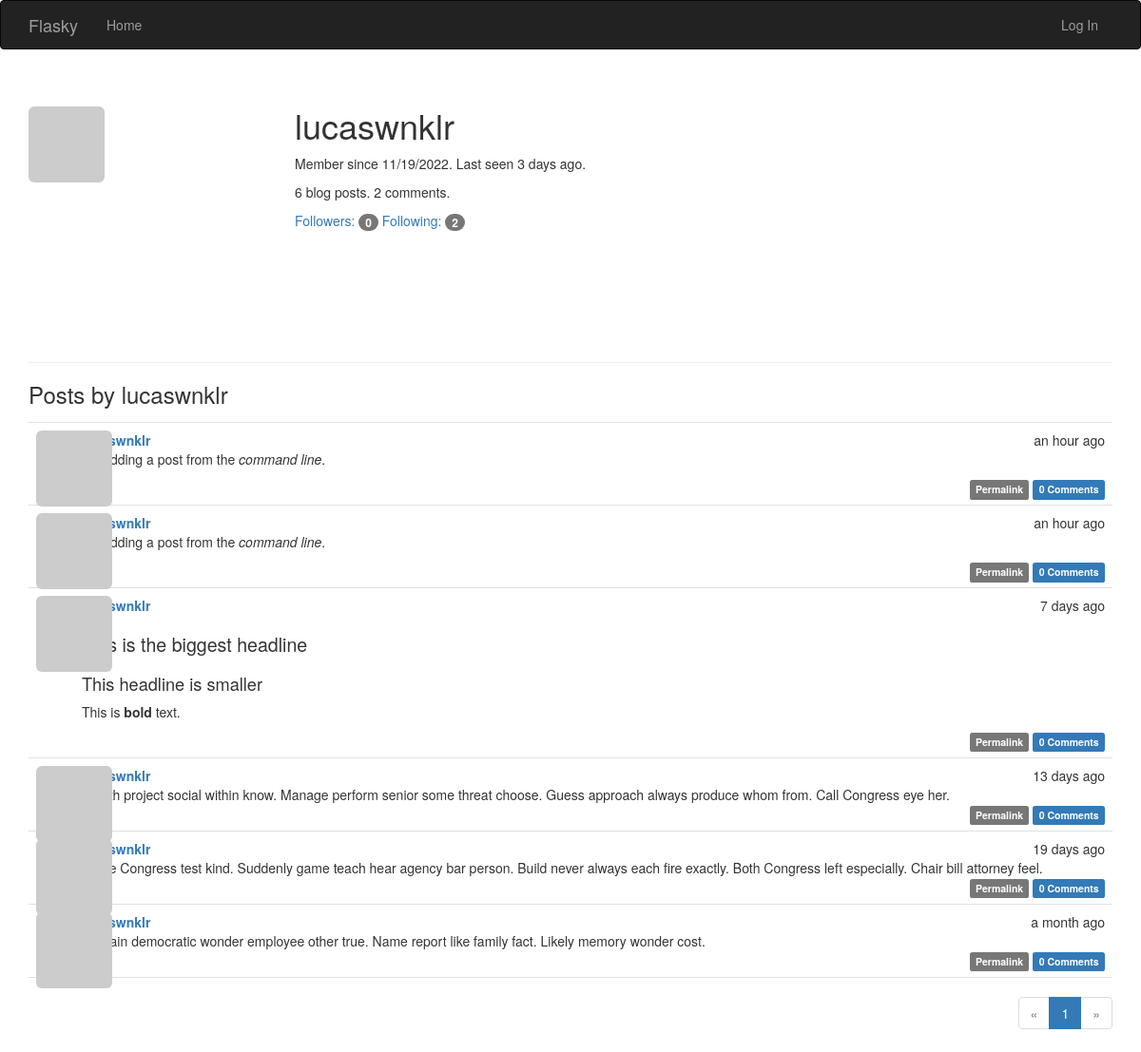
Page /user/lucaswnklr on the committed database.
### app/models.py (models this page shows, shortened)
class User(UserMixin, db.Model):
    __tablename__ = 'users'
    id = db.Column(db.Integer, primary_key=True)
    email = db.Column(db.String(64), unique=True, index=True)
    username = db.Column(db.String(64), unique=True, index=True)
    role_id = db.Column(db.Integer, db.ForeignKey('roles.id'))
    password_hash = db.Column(db.String(128))
    confirmed = db.Column(db.Boolean, default=False)
    name = db.Column(db.String(64))
    location = db.Column(db.String(64))
    about_me = db.Column(db.Text())
    member_since = db.Column(db.DateTime(), default=datetime.utcnow)
    last_seen = db.Column(db.DateTime(), default=datetime.utcnow)
    avatar_hash = db.Column(db.String(32))
    posts = db.relationship('Post', backref='author', lazy='dynamic')
    followed = db.relationship('Follow', foreign_keys=[Follow.follower_id],
                               backref=db.backref('follower', lazy='joined'),
                               lazy='dynamic',
                               cascade='all, delete-orphan')
    followers = db.relationship('Follow', foreign_keys=[Follow.followed_id],
                                backref=db.backref('followed', lazy='joined'),
                                lazy='dynamic',
                                cascade='all, delete-orphan')
    comments = db.relationship('Comment', backref='author', lazy='dynamic')
    @property
    def password(self):
        raise AttributeError('password is not a readable attribute')
    def gravatar_hash(self):
        return hashlib.md5(self.email.lower().encode('utf-8')).hexdigest()
    def gravatar(self, size=100, default='identicon', rating='g'):
        url = 'https://secure.gravatar.com/avatar'
        hash = self.avatar_hash or self.gravatar_hash()
        return '{url}/{hash}?s={size}&d={default}&r={rating}'.format(
            url=url, hash=hash, size=size, default=default, rating=rating)

class Post(db.Model):
    __tablename__ = 'posts'
    id = db.Column(db.Integer, primary_key=True)
    body = db.Column(db.Text)
    body_html = db.Column(db.Text)
    timestamp = db.Column(db.DateTime, index=True, default=datetime.utcnow)
    author_id = db.Column(db.Integer, db.ForeignKey('users.id'))
    comments = db.relationship('Comment', backref='post', lazy='dynamic')

### app/main/views.py (the view)
@main.route('/user/<username>')
def user(username):
    user = User.query.filter_by(username=username).first_or_404()
    page = request.args.get('page', 1, type=int)
    pagination = user.posts.order_by(Post.timestamp.desc()).paginate(page=page,
                                                                     per_page=current_app.config[
                                                                         'FLASKY_POSTS_PER_PAGE'], error_out=False)
    posts = pagination.items
    return render_template('user.html', user=user, posts=posts, pagination=pagination)

### app/auth/views.py (called while the page is built)
@auth.before_app_request
def before_request():
    if current_user.is_authenticated:
        current_user.ping()
        if not current_user.confirmed \
                and request.endpoint \
                and request.blueprint != 'auth' \
                and request.endpoint != 'static':
            return redirect(url_for('auth.unconfirmed'))

### app/main/__init__.py (called while the page is built)
@main.app_context_processor
def inject_permissions():
    return dict(Permission=Permission)

### app/models.py (called while the page is built)
    def can(self, permissions):
        return False

    def is_administrator(self):
        return False

### app/templates/user.html (shortened to what this page needs)
{% extends 'base.html' %}
{% import "_macros.html" as macros %}
{% block page_content %}
<div class="page-header">
    <img class="img-rounded profile-thumbnail" src="{{ user.gravatar(size=256) }}">
    <div class="profile-header">
        <h1>{{ user.username }}</h1>
        <p>Member since {{ moment(user.member_since).format('L') }}. Last seen {{ moment(user.last_seen).fromNow() }}.</p>
        <p>{{ user.posts.count() }} blog posts. {{ user.comments.count() }} comments.</p>
        <p>
            <a href="{{ url_for('.followers', username=user.username) }}">Followers: <span class="badge">{{ user.followers.count() - 1 }}</span></a>
            <a href="{{ url_for('.followed_by', username=user.username) }}">Following: <span class="badge">{{ user.followed.count() - 1}}</span></a>
        </p>
    </div>
</div>
<h3>Posts by {{ user.username }}</h3>
{% include '_posts.html' %}
{% if pagination %}
<div class="pagination">
    {{ macros.pagination_widget(pagination, '.user', username=user.username) }}
</div>
{% endif %}
{% endblock %}

### app/templates/_posts.html (shortened to what this page needs)
<ul class="posts">
    {% for post in posts %}
    <li class="post">
        <div class="post-thumbnail">
            <a href="{{ url_for('.user', username=post.author.username) }}">
                <img class="img-rounded profile-thumbnail" src="{{ post.author.gravatar(size=40) }}">
            </a>
        </div>
        <div class="post-content">
            <div class="post-date">{{ moment(post.timestamp).fromNow() }}</div>
            <div class="post-author"><a href="{{ url_for('.user', username=post.author.username) }}">{{ post.author.username }}</a></div>
            <div class="post-body">
                {% if post.body_html %}
                    {{ post.body_html | safe }}
                {% else %}
                    {{ post.body }}
                {% endif %}
            </div>
            <div class="post-footer">
                <a href="{{ url_for('.post', id=post.id) }}">
                    <span class="label label-default">Permalink</span>
                </a>
                <a href="{{ url_for('.post', id=post.id)}}#comments">
                    <span class="label label-primary">{{ post.comments.count() }} Comments</span>
                </a>
            </div>
        </div>
    </li>
    {% endfor %}
</ul>

### app/static/styles.css (style rules this page uses)
.profile-thumbnail { position: absolute; }
.profile-header { min-height: 260px; margin-left: 280px; }
ul.posts { list-style-type: none; padding: 0px; margin: 16px 0px 0px 0px; border-top: 1px solid #e0e0e0; }
ul.posts li.post { padding: 8px; border-bottom: 1px solid #e0e0e0; }
div.post-date { float: right; }
div.post-author { font-weight: bold; }
div.post-thumbnail { position: absolute; }
div.post-content { margin-left: 48px; min-height: 48px; }
div.post-footer { text-align: right; }
div.pagination { width: 100%; text-align: right; padding: 0px; margin: 0px; }
.post-body h1 { font-size: 140%; }
.post-body h2 { font-size: 130%; }

### rows in the picture
User: username "lucaswnklr", member_since "11/19/2022", last_seen "3 days ago"
Post: timestamp "an hour ago", author.username "lucaswnklr", body_html "I'm adding a post from the command line .", comments.count "0"
Post: timestamp "an hour ago", author.username "lucaswnklr", body_html "I'm adding a post from the command line .", comments.count "0"
Post: timestamp "7 days ago", author.username "lucaswnklr", body_html "This is the biggest headline This headline is smaller This is bold text.", comments.count "0"
Post: timestamp "13 days ago", author.username "lucaswnklr", body "Health project social within know. Manage perform senior some threat choose. Guess approach always produce whom from. Call Congress eye her.", comments.count "0"
Post: timestamp "19 days ago", author.username "lucaswnklr", body "Three Congress test kind. Suddenly game teach hear agency bar person. Build never always each fire exactly. Both Congress left especially. Chair bill attorney feel.", comments.count "0"
Post: timestamp "a month ago", author.username "lucaswnklr", body "Contain democratic wonder employee other true. Name report like family fact. Likely memory wonder cost.", comments.count "0"

### other values in the picture
{{ user.posts.count() }} "6"
{{ user.comments.count() }} "2"
{{ user.followers.count() - 1 }} "0"
{{ user.followed.count() - 1 }} "2"
{{ p }} "1"
